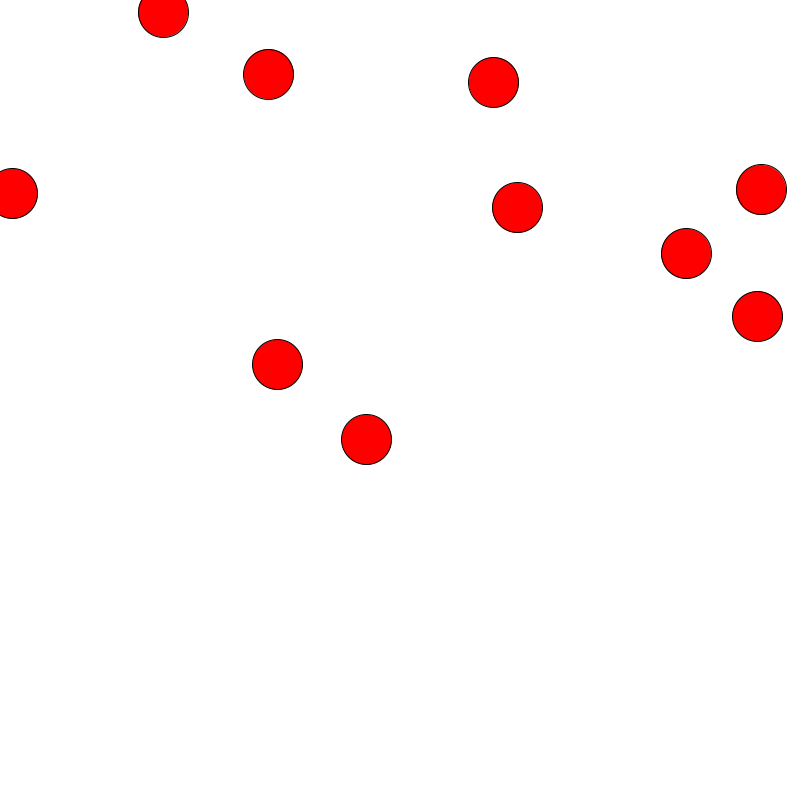
Frame 1 (no input)
Frame 60 (the mouse pressed at the canvas centre just before this capture): identical to frame 1, image omitted
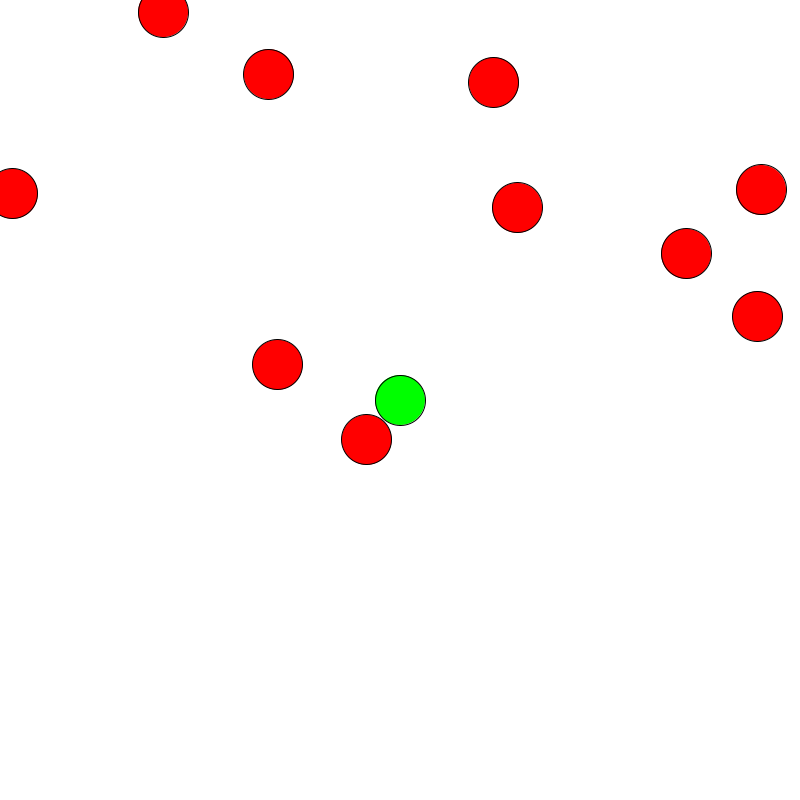
Frame 120 (the mouse held since frame 60 and released just before this capture)

The Processing sketch that drew these frames (run headless with seeded random() and noise(); from frame 60 on, the mouse is pressed at the canvas centre):

// Processing sketch: MousePressing
// ── MousePressing.pde
interface Detectable {
  boolean detect(int x, int y, int dist);
}

interface Display {
  void display();
}

ArrayList<Thing> detects = new ArrayList<Thing>();
ArrayList<Thing> displays = new ArrayList<Thing>();
Thing Selected;

int plantNum;
boolean overPlant, overShovel, overGrass;

void setup(){

  size(800,800);
  background(255,255,255);


  for (int i = 0; i < 10; i++) {
    Thing thingy = new Thing(random(800),random(800));
    detects.add(thingy);
    displays.add(thingy);
  }


  Thing blob = new Thing(random(800), random(800));

}

void draw() {
  background(255,255,255);

  for (Thing a : detects) {
    a.update();
  }
  for (Thing a : displays) {
    a.display();
  }
}

class Thing implements Detectable, Display{
  float xcor, ycor;
  Thing(float x,float y) {
    xcor = x;
    ycor = y;
  }

  Thing(Thing other) {
    xcor = other.xcor;
    ycor = other.ycor;
  }

  boolean detect(int x, int y, int dist) {
    if (abs(x - xcor) < dist && abs(y - ycor) < dist) {
      return true;
    }
    return false;
  }

  void display() {
    if (Selected == this) {
      fill(0,255,0);
    }
    else {
     fill(255,0,0);
    }
    ellipse(xcor,ycor,50,50);
  }

  void update() {
    if (Selected == this) {
      xcor = mouseX;
      ycor = mouseY;
    }
  }


}

void mousePressed() {
  if ( Selected == null) {  //get a new thing
    for (Thing a : detects) {
      if (a.detect(mouseX, mouseY, 50)) {

        Selected = a;
        Thing Selecteds = new Thing(a);
        displays.add(0,Selecteds);
      }
    }
  }
  else if (Selected != null) {  //placing a thing, needs a check for validity
    Selected.xcor = mouseX;
    Selected.ycor = mouseY;


    Selected = null;
  }
}
/*
void update(int x, int y) {
  if (overPlant(x,y,10,10)) {
    overPlant = true;
    overShovel = false;
    overGrass = false;
    if (x == 0) {
      plantNum = 0;
    }
    if (x == 1) {

  }
}

boolean overPlant(int x, int y, int width, int height){
  if (mouseX >= x && mouseX <= x + width && mouseY >= y && mouseY <= y + height) {
    return true;
  }
  else {
    return false;
  }
}

boolean overShovel(int x, int y, int dist) {
}

boolean overGrass(int x, int y, int dist) {
}


*/
